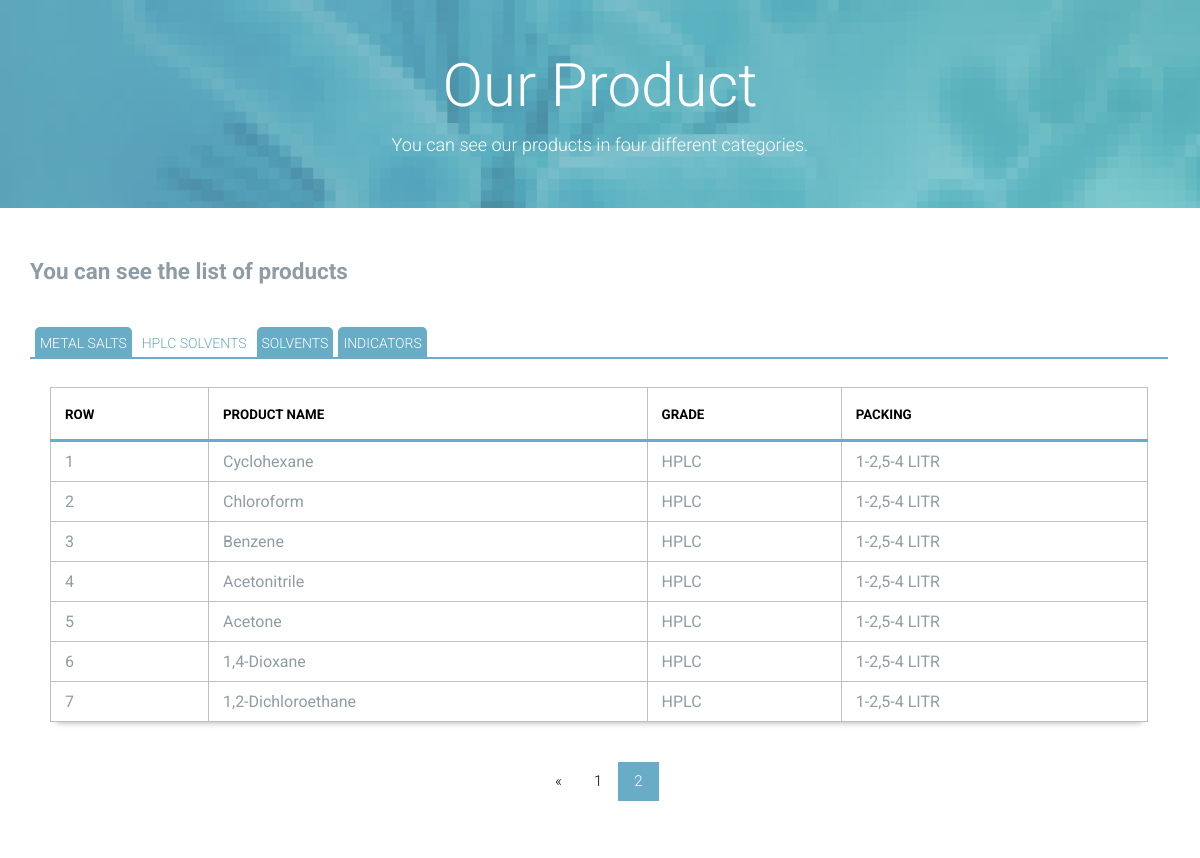
The app's page /Products?pagehplc=2 with its own data.
### Products/models.py (models this page shows, shortened)
class Products(models.Model):
    class Meta:
        verbose_name = "product "
        verbose_name_plural = "products"
    title = models.CharField(max_length=50, verbose_name="title")
    categories = models.ForeignKey(ProductCategories, verbose_name="categories",on_delete=models.CASCADE, blank=True, null=True)
    code = models.CharField(max_length=50,null=True,blank=True)
    grade = models.CharField(max_length=50, null=True, blank=True)
    packing = models.CharField(max_length=50, null=True, blank=True)
    author = models.ForeignKey(User, on_delete=models.CASCADE, verbose_name="author",null=True,blank=True)

### Products/views.py (the view)
# urls.py: path('Products', views.ProductsView.as_view(), name="ProductsList"),
def ProductsView(request):
    pagemetal: int = 1
    if (request.GET.get('pagemetal')):
        pagemetal: int = request.GET.get('pagemetal')
    productsmetalsalt = Products.objects.filter(categories_id=3).order_by('-id')
    paginatorMetal = Paginator(productsmetalsalt, 20)
    productsmetalsalt = paginatorMetal.page(pagemetal)
    pagehplc: int = 1
    if (request.GET.get('pagehplc')):
        pagehplc: int = request.GET.get('pagehplc')
    productsHplc = Products.objects.filter(categories_id=4).order_by('-id')
    paginatorHplc = Paginator(productsHplc, 20)
    productsHplc = paginatorHplc.page(pagehplc)
    pagesolvent: int = 1
    if (request.GET.get('pagesolvent')):
        pagesolvent: int = request.GET.get('pagesolvent')
    productsSolvent = Products.objects.filter(categories_id=5).order_by('-id')
    paginatorsolvent = Paginator(productsSolvent, 20)
    productsSolvent = paginatorsolvent.page(pagesolvent)
    pageindic: int = 1
    if (request.GET.get('pageindic')):
        pageindic: int = request.GET.get('pageindic')
    productsindic = Products.objects.filter(categories_id=6).order_by('-id')
    paginatorindic = Paginator(productsindic, 20)
    productsindic = paginatorsolvent.page(pageindic)
    return render(request, 'Products/ListProducts.html', {
        'productsmetalsalt': productsmetalsalt,
        'productsHplc': productsHplc,
        'productsSolvent': productsSolvent,
        'productsindic': productsindic,
        'paginatorMetal': paginatorMetal,
        'paginatorHplc': paginatorHplc,
        'paginatorsolvent': paginatorsolvent,
        'paginatorindic': paginatorindic,
    })

### Products/templates/Products/ListProducts.html (shortened to what this page needs)
{% extends 'layout/base.html' %}
{% load static %}
{% block content %}
    <div class="page-head" data-bg-image="{% static 'home/images/page-head-3.jpg' %}"
         style="background-image: url(&quot;images/page-head-3.jpg&quot;);">
        <div class="container">
            <h2 class="page-title">Our Product</h2>
            <small>You can see our products in four different categories.</small>
        </div>
    </div>
    <main class="main-content">
        <div class="fullwidth-block">
            <div class="container">
                <h2>You can see the list of products</h2>
                <br>
                <div class="tabBox">
                    <ul class="tabs">
                        <li><a href="#METAL_SALTS ">METAL SALTS </a></li>
                        <li><a href="#HPLC_SOLVENTS">HPLC SOLVENTS</a></li>
                        <li><a href="#SOLVENTS">SOLVENTS</a></li>
                        <li><a href="#INDICATORS">INDICATORS</a></li>
                    </ul>
                    <div class="tabContainer">
                        <div id="HPLC_SOLVENTS" class="tabContent" style="text-align: center">
                            <div class="my_table">
                                <div class="table-responsive">
                                    <table>
                                        <thead>
                                        <tr>
                                            <th>row</th>
                                            <th>product name</th>
                                            <th>grade</th>
                                            <th>packing</th>
                                        </tr>
                                        </thead>
                                        <tbody>
                                        {% for hplcs in productsHplc %}
                                            <tr>
                                                <td>{{ forloop.counter }}</td>
                                                <td>{{ hplcs.title }}</td>
                                                <td>{{ hplcs.grade }}</td>
                                                <td>{{ hplcs.packing }}</td>
                                            </tr>
                                        {% endfor %}
                                        </tbody>
                                    </table>
                                </div>
                            </div>
                            <div class="pagination">
                                {% if productsHplc.has_previous %}
                                    <a href="{% if productsHplc %} {% endif %}?pagehplc={{ productsHplc.previous_page_number }}">&laquo;</a>
                                {% endif %}
                                {% for pageNumber in paginatorHplc.page_range %}
                                    <a href="?pagehplc={{ pageNumber }}"
                                       class="{% if productsHplc.number == pageNumber %} active  {% endif %}">{{ pageNumber }}</a>
                                {% endfor %}
                            </div>
                        </div>
                    </div>
                </div>
            </div>
        </div>
    </main>
{% endblock %}

### static/home/style.css (style rules this page uses)
html { background: #fff; color: #000; -webkit-text-size-adjust: 100%; -ms-text-size-adjust: 100%; }
html, button, input, select, textarea { font-family: sans-serif; }
body { margin: 0; }
a { background: transparent; }
h2 { font-size: 1.5em; margin: 0.83em 0; }
small { font-size: 80%; }
table { border-collapse: collapse; border-spacing: 0; }
*, *:before, *:after { box-sizing: border-box; }
html { font-size: 15px; }
body { color: #8e9ca5; font-family: "Roboto", "Open Sans", sans-serif; font-weight: 300; line-height: 1.5; }
h1, h2, h3, h4, h5, h6 { font-weight: 700; margin: 0 0 20px; line-height: normal; }
ul, ol { margin: 0; padding-left: 0; }
a { text-decoration: none; color: #69acc7; }
.container { margin-right: auto; margin-left: auto; padding-left: 15px; padding-right: 15px; *zoom: 1; }
.container:after { content: " "; clear: both; display: block; overflow: hidden; height: 0; }
@media (min-width: 768px) { .container { width: 750px; } }
@media (min-width: 992px) { .container { width: 970px; } }
@media (min-width: 1200px) { .container { width: 1170px; } }
.page-head { background-size: cover; padding: 50px 0; text-align: center; color: white; }
.page-head .page-title { font-size: 60px; font-size: 4em; font-weight: 300; margin: 0 0 10px; }
.page-head small { font-size: 18px; font-size: 1.2em; }
.fullwidth-block { padding: 50px 0; }

### static/home/customStyle.css (style rules this page uses)
div.tabBox { width:99.9%; float:left; overflow: visible; }
ul.tabs { margin: 0; padding: 0; float: left; list-style: none; height: 32px; width:99.9%; }
ul.tabs li { float: left; margin-left: 5px; padding: 0; height: 32px; line-height: 32px; margin-bottom: -1px; overflow: hidden; position: relative; }
ul.tabs li a { display: block; padding: 0 5px; outline: none; background:none; }
.tabContainer { border-top: none; overflow: hidden; clear: both; float: left; width:99.9%; min-height:300px; margin-bottom:10px; }
.tabContent { padding: 20px; }
ul.tabs { border-bottom: 2px solid #69acc6; border-top-left-radius:5px; -moz-border-top-left-radius:5px; -webkit-border-top-left-radius:5px; }
ul.tabs li a { background:#69acc6; text-decoration: none; font-size: 14px; color: #ffffff; outline: none; border-top-left-radius:5px; -moz-border-top-left-radius:5px; -webkit-border-top-left-radius:5px; border-top-right-radius:5px; -moz-border-top-right-radius:5px; -webkit-border-top-right-radius:5px; }
ul.tabs li.active { border-bottom:2px solid #69acc6; }
ul.tabs li.active a, ul.tabs li.active a:hover { background: #fff; color: #69acc6; }
div.tabContainer { background:#fff; }

### Products/templates/Products/ListProducts.html (style rules this page uses)
.pagination { margin: 0 auto; display: inline-block; }
.pagination a { color: black; float: left; padding: 8px 16px; text-decoration: none; }
.pagination a.active { background-color: #69acc6; color: white; }
.my_table .table-responsive { min-height: 0.01%; overflow-x: auto; }
.my_table table { border-collapse: collapse; border-spacing: 0; -webkit-box-shadow: 0px 7px 6px -6px rgba(0, 0, 0, 0.28); -moz-box-shadow: 0px 7px 6px -6px rgba(0, 0, 0, 0.28); box-shadow: 0px 7px 6px -6px rgba(0, 0, 0, 0.28); margin-bottom: 40px; margin-top: 0.5em; width: 100%; max-width: 100%; }
.my_table table thead tr { border-bottom: 3px solid #69acc6; color: #000; }
.my_table table thead th, .my_table table tfoot th { background-color: #fff; color: #000; font-size: 0.83333em; line-height: 1.8; padding: 15px 14px 13px 14px; position: relative; text-align: left; text-transform: uppercase; }
.my_table table tbody tr { background-color: #fff; }

### records on screen
Products: title "Cyclohexane", grade "HPLC", packing "1-2,5-4 LITR"
Products: title "Chloroform", grade "HPLC", packing "1-2,5-4 LITR"
Products: title "Benzene", grade "HPLC", packing "1-2,5-4 LITR"
Products: title "Acetonitrile", grade "HPLC", packing "1-2,5-4 LITR"
Products: title "Acetone", grade "HPLC", packing "1-2,5-4 LITR"
Products: title "1,4-Dioxane", grade "HPLC", packing "1-2,5-4 LITR"
Products: title "1,2-Dichloroethane", grade "HPLC", packing "1-2,5-4 LITR"

### other values on screen
{{ pageNumber }} "1" "2"
